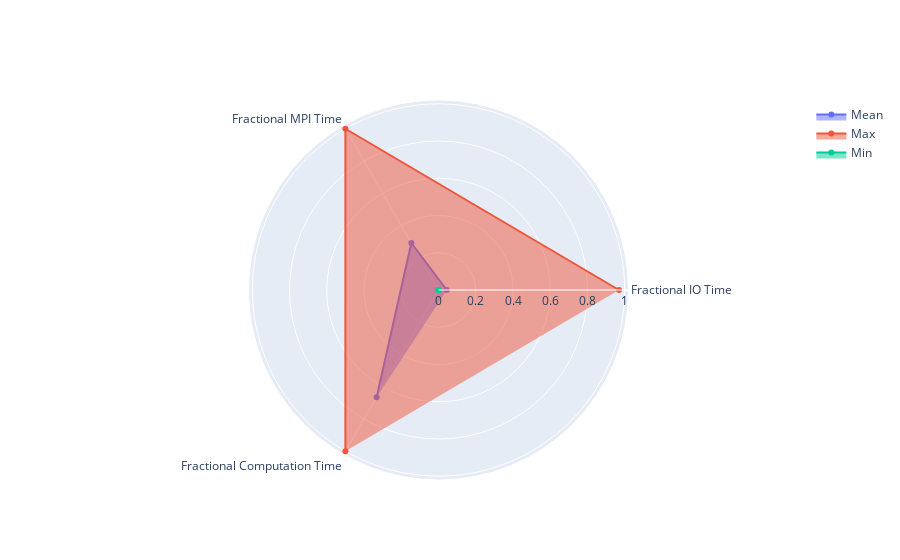

Source (notebook cell):
### Code cell
theta = ["Fractional IO Time", "Fractional MPI Time", "Fractional Computation Time"]

fig = go.Figure()

fig.add_trace(
    go.Scatterpolar(
        r=[np.mean(df.frac_io), np.mean(df.frac_mpi), np.mean(df.frac_comp)],
        theta=theta,
        fill="toself",
        name="Mean",
    )
)

fig.add_trace(
    go.Scatterpolar(
        r=[max(df.frac_io), max(df.frac_mpi), max(df.frac_comp)],
        theta=theta,
        fill="toself",
        name="Max",
    )
)

fig.add_trace(
    go.Scatterpolar(
        r=[min(df.frac_io), min(df.frac_mpi), min(df.frac_comp)],
        theta=theta,
        fill="toself",
        name="Min",
    )
)

fig.update_layout(polar=dict(radialaxis=dict(visible=True),), showlegend=True)

fig.show()

### Figure 1 — Plotly figure (JSON) as saved in the notebook; plotly's stock layout.template omitted (floating-point values rounded to 4 significant figures)
{"data": [{"fill": "toself", "name": "Mean", "r": [0.04431, 0.2915, 0.6641], "theta": ["Fractional IO Time", "Fractional MPI Time", "Fractional Computation Time"], "type": "scatterpolar", "visible": true}, {"fill": "toself", "name": "Max", "r": [0.9693, 0.9997, 1.0], "theta": ["Fractional IO Time", "Fractional MPI Time", "Fractional Computation Time"], "type": "scatterpolar", "visible": true}, {"fill": "toself", "name": "Min", "r": [0, 9.519e-09, 4.748e-06], "theta": ["Fractional IO Time", "Fractional MPI Time", "Fractional Computation Time"], "type": "scatterpolar"}], "layout": {"autosize": true, "polar": {"angularaxis": {"type": "category"}, "radialaxis": {"autorange": true, "range": [0, 1.029], "type": "linear", "visible": true}}, "showlegend": true}}
